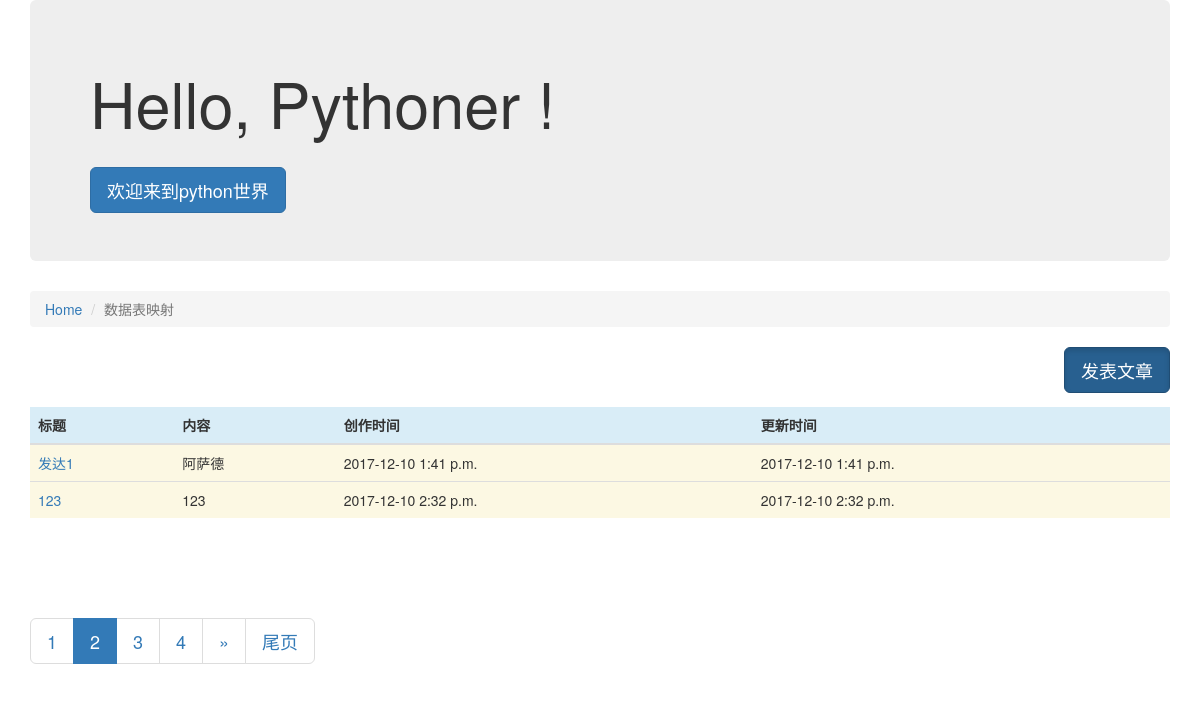
Page /article/list/1?page_no=2 on the committed database.
### block/models.py (models this page shows, shortened)
class Block(models.Model):
    name = models.CharField(u'板块名称',max_length=100)
    owner = models.CharField(u'管理员', max_length=100)
    desc = models.CharField(u'板块信息', max_length=100)
    status=models.IntegerField(u'状态',choices=((1,'常用'),(0,'待定'),(-1,'隐藏')))
    class Meta:
        verbose_name='板块'
        verbose_name_plural='板块'

### article/models.py (models this page shows, shortened)
class Article(models.Model):
    block = models.ForeignKey(Block, verbose_name="板块索引")
    owner = models.ForeignKey(User,verbose_name="作者")
    title = models.CharField('文章名称', max_length=100)
    content = models.CharField('文章内容', max_length=10000)
    status = models.IntegerField(u'状态', choices=((1, '常用'), (0, '待定'), (-1, '隐藏')))
    create_time_stamp=models.DateTimeField('创建时间',auto_now_add=True)
    last_update_time_stamp=models.DateTimeField('最新时间',auto_now=True)
    class Meta:
        verbose_name='文章'
        verbose_name_plural = '文章'

### article/views.py (the view)
# urls.py: url(r'^list/(?P<block_id>\d+)',article_list),
def article_list(request,block_id):
    block_id = int(block_id)
    block=Block.objects.get(id=block_id)
    cut_page=2
    page_no = int(request.GET.get("page_no", "1"))
    all_article=Article.objects.filter(block=block,status=0).order_by("id")
    p=Paginator(all_article,cut_page)
    page=p.page(page_no)
    article_objs=page.object_list
    page_count=p.num_pages
    page_links=[i for i in range(1, page_count+1) if i>0 and i<=page_count]
    page_links1 = [i for i in range(page_no - 2, page_no + 3) if i > 0 and i <= page_count]
    page_small=page_links1[0]-1
    page_max=page_links1[-1]+1
    have_small=page_small>0
    have_max=page_max<page_count
    return render(request,'article_list.html',{'articles':article_objs,'b':block,
                                               'p':p,'page_no':page_no,'page_links':page_links,
                                               'page_small': page_small,'page_max':page_max,
                                               'have_small':have_small,'have_max':have_max,
                                               'page_count':page_count,'page_links1':page_links1})

### article/templates/article_list.html (shortened to what this page needs)
{% extends "base.html" %}
{% block content %}
    <ol class="breadcrumb">
      <li><a href="/">Home</a ></li>
      <li class="active">{{b.name}}</li>
    </ol>
    <a style="float:right" class="btn btn-primary btn-lg active" href="/article/content/{{b.id}}" >
        发表文章
    </a>
    <br /><br /><br />
    <table class="table table-hover">
        <thead>
        <tr>
        <th class="info">标题</th>
        <th class="info">内容</th>
        <th class="info">创作时间</th>
        <th class="info">更新时间</th>
        </tr>
        </thead>
        <tbody>
        {% for art in articles %}
        <tr>
          <td class="warning"><a href="/article/detail/{{art.id}}">{{art.title}}</a></td>
          <td class="warning">{{art.content}}</td>
          <td class="warning">{{art.create_time_stamp|date:"Y-m-d P"}}</td>
          <td class="warning">{{art.last_update_time_stamp|date:"Y-m-d P"}}</td>
        </tr>
        {% endfor %}
        </tbody>
    </table>
    <br /><br /><br />
        {% if page_count < 6 %}
        <nav aria-label="Page navigation">
            <ul class="pagination pagination-lg">
                    {% for i in page_links %}
                    {% if page_no == i %}
                        <li class="active">
                         <a href="?page_no={{i}}">{{i}}</a>
                        </li>
                    {% else %}
                        <li>
                         <a href="?page_no={{i}}">{{i}}</a>
                        </li>
                    {% endif %}
                    {% endfor %}
             </ul>
        </nav>
        {% else %}
        <nav aria-label="Page navigation">
            <ul class="pagination pagination-lg">
                    {% for i in page_links1 %}
                    {% if page_no == i %}
                        <li class="active">
                         <a href="?page_no={{i}}">{{i}}</a>
                        </li>
                    {% else %}
                        <li>
                         <a href="?page_no={{i}}">{{i}}</a>
                        </li>
                    {% endif %}
                    {% endfor %}
                {% if have_max %}
                <li>
                  <a href="?page_no={{page_max}}" aria-label="Next">
                    <span aria-hidden="true">&raquo;</span>
                  </a>
                </li>
                <li><a href="?page_no={{page_count}}">尾页</a></li>
                {% endif %}
             </ul>
        </nav>
        {% endif %}
 {% endblock %}

### rows in the picture
Block: name "数据表映射"
Article: title "发达1", content "阿萨德", create_time_stamp "2017-12-10 1:41 p.m.", last_update_time_stamp "2017-12-10 1:41 p.m."
Article: title "123", content "123", create_time_stamp "2017-12-10 2:32 p.m.", last_update_time_stamp "2017-12-10 2:32 p.m."

### other values in the picture
{{ i }} "1" "3" "4"
{{ i }} "2"
